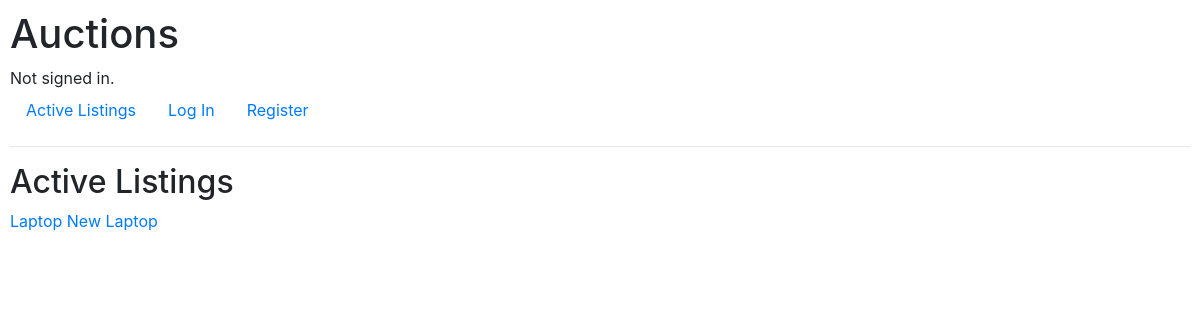
The app's page /, older data.
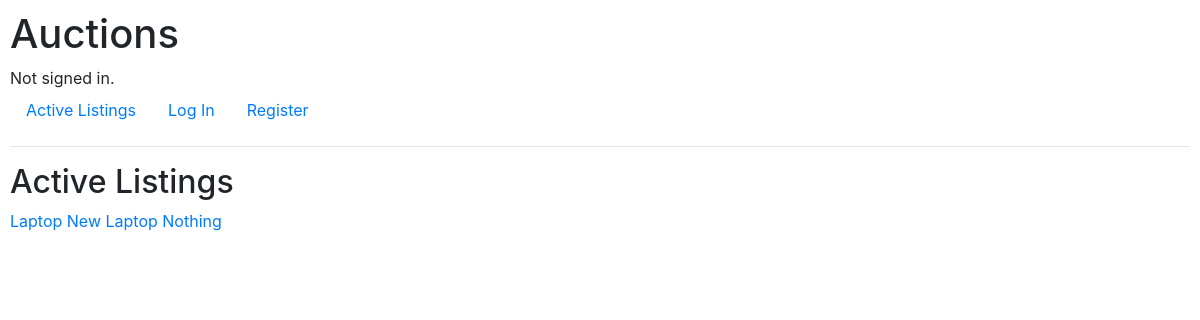
The same page, newer data.
### auctions/models.py (models this page shows, shortened)
class Listing(models.Model):
    title = models.CharField(max_length = 64, blank=False)
    description = models.TextField(blank = False)
    price = models.IntegerField(blank = False)
    category_choices = [
        ('NON', ''),
        ('FAS', 'Fashion'),
        ('TOY', 'Toys'),
        ('ELC', 'Electronics'),
        ('HOM', 'Home'),
        ('CAR', 'Cars')
    ]
    category = models.CharField(max_length=3, choices = category_choices, blank = True)
    img_url = models.TextField(blank = True)

### auctions/views.py (the view)
# urls.py: path("", views.index, name="index"),
def index(request):
    listings = Listing.objects.all()
    return render(request, "auctions/index.html", context = {
        "listings":listings,
    })

### auctions/templates/auctions/index.html
{% extends "auctions/layout.html" %}
{% block body %}
    <h2>Active Listings</h2>
    {% for listing in listings %}
    <a href = "{% url 'view_listing' listing.id %}">{{listing.title}}</a>
    {% endfor %}
{% endblock %}

Row changes from the older to the newer data that the page shows:
added Listing: title "Nothing"
